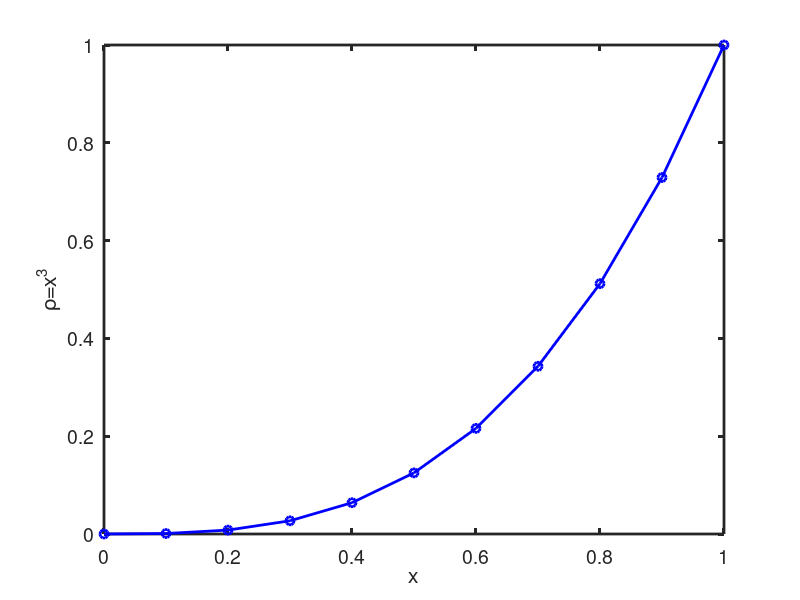
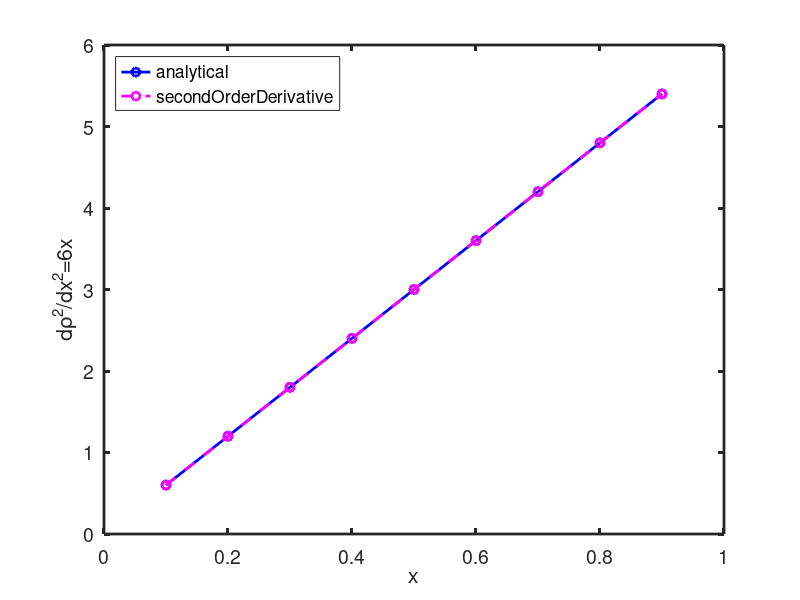

Reproduce these figures in MATLAB, in order.
%% Estimating numerical second order derivative for second order central difference method

clear all;
close all;

x = [0:0.1:1]';
y = x.^3;

n = length(x);

figure(1);
%plot(x, y, '-b', 'linewidth', 2);
plot(x, y, '-ob', 'linewidth', 2);
hold on;
xlabel('x');
ylabel('\rho=x^3');
set(gca, "linewidth", 2, "fontsize", 14)

% gradient
yp = 6*x; % Analytical expression

yp_n1 = zeros(size(y));

%yp_n1(1, 1) = (y(2, 1) - y(1, 1)) / (x(2, 1) - x(1, 1));
%yp_n1(n, 1) = (y(n, 1) - y(n-1, 1)) / (x(n, 1) - x(n-1, 1));

for i = 2 : length(y)-1
  yp_n1(i, 1) = (y(i+1, 1) - 2*y(i,1) + y(i-1, 1)) / ((x(i+1, 1) - x(i, 1)).^2);
end

figure(2);
hold on;
plot(x(2:n-1), yp(2:n-1), '-ob', 'linewidth', 2);
plot(x(2:n-1), yp_n1(2:n-1), '--om', 'linewidth', 2);
legend('analytical', 'secondOrderDerivative', 'location', 'northwest');
hold on;
xlabel('x');
ylabel('d\rho^2/dx^2=6x');
box on;
set(gca, "linewidth", 2, "fontsize", 14)
hold off;
